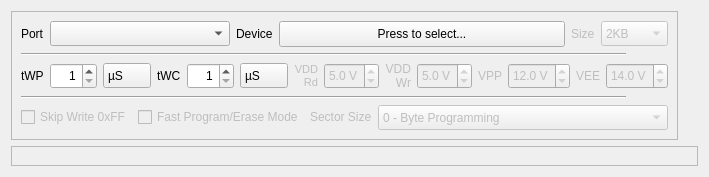
      <widget class="QWidget" name="tabBuffer">
       <attribute name="title">
        <string>Buffer</string>
       </attribute>
       <layout class="QVBoxLayout" name="verticalLayout_13">
        <item>
         <layout class="QHBoxLayout" name="horizontalLayout_20">
          <item>
           <widget class="QFrame" name="frameProgrammer">
            <property name="frameShape">
             <enum>QFrame::StyledPanel</enum>
            </property>
            <property name="frameShadow">
             <enum>QFrame::Raised</enum>
            </property>
            <layout class="QVBoxLayout" name="verticalLayout_17">
             <item>
              <layout class="QVBoxLayout" name="verticalLayout_16">
               <item>
                <layout class="QHBoxLayout" name="horizontalLayout_23">
                 <item>
                  <widget class="QLabel" name="labelProgPort">
                   <property name="sizePolicy">
                    <sizepolicy hsizetype="Fixed" vsizetype="Fixed">
                     <horstretch>0</horstretch>
                     <verstretch>0</verstretch>
                    </sizepolicy>
                   </property>
                   <property name="text">
                    <string>Port</string>
                   </property>
                  </widget>
                 </item>
                 <item>
                  <widget class="QComboBox" name="comboBoxProgPort">
                   <property name="sizePolicy">
                    <sizepolicy hsizetype="Fixed" vsizetype="Fixed">
                     <horstretch>0</horstretch>
                     <verstretch>0</verstretch>
                    </sizepolicy>
                   </property>
                   <property name="minimumSize">
                    <size>
                     <width>180</width>
                     <height>25</height>
                    </size>
                   </property>
                  </widget>
                 </item>
                 <item>
                  <widget class="QLabel" name="labelProgDevice">
                   <property name="sizePolicy">
                    <sizepolicy hsizetype="Fixed" vsizetype="Fixed">
                     <horstretch>0</horstretch>
                     <verstretch>0</verstretch>
                    </sizepolicy>
                   </property>
                   <property name="text">
                    <string>Device</string>
                   </property>
                  </widget>
                 </item>
                 <item>
                  <widget class="QPushButton" name="btnProgDevice">
                   <property name="sizePolicy">
                    <sizepolicy hsizetype="Preferred" vsizetype="Fixed">
                     <horstretch>0</horstretch>
                     <verstretch>0</verstretch>
                    </sizepolicy>
                   </property>
                   <property name="minimumSize">
                    <size>
                     <width>200</width>
                     <height>26</height>
                    </size>
                   </property>
                   <property name="contextMenuPolicy">
                    <enum>Qt::NoContextMenu</enum>
                   </property>
                   <property name="toolTip">
                    <string>Press to select...</string>
                   </property>
                   <property name="styleSheet">
                    <string notr="true"/>
                   </property>
                   <property name="text">
                    <string>Press to select...</string>
                   </property>
                   <property name="flat">
                    <bool>false</bool>
                   </property>
                  </widget>
                 </item>
                 <item>
                  <widget class="QLabel" name="labelProgSize">
                   <property name="enabled">
                    <bool>false</bool>
                   </property>
                   <property name="sizePolicy">
                    <sizepolicy hsizetype="Fixed" vsizetype="Fixed">
                     <horstretch>0</horstretch>
                     <verstretch>0</verstretch>
                    </sizepolicy>
                   </property>
                   <property name="text">
                    <string>Size</string>
                   </property>
                  </widget>
                 </item>
                 <item>
                  <widget class="QComboBox" name="comboBoxProgSize">
                   <property name="enabled">
                    <bool>false</bool>
                   </property>
                   <property name="sizePolicy">
                    <sizepolicy hsizetype="Fixed" vsizetype="Fixed">
                     <horstretch>0</horstretch>
                     <verstretch>0</verstretch>
                    </sizepolicy>
                   </property>
                   <property name="minimumSize">
                    <size>
                     <width>0</width>
                     <height>25</height>
                    </size>
                   </property>
                   <property name="currentText">
                    <string notr="true">2KB</string>
                   </property>
                   <item>
                    <property name="text">
                     <string notr="true">2KB</string>
                    </property>
                   </item>
                   <item>
                    <property name="text">
                     <string notr="true">4KB</string>
                    </property>
                   </item>
                   <item>
                    <property name="text">
                     <string notr="true">8KB</string>
                    </property>
                   </item>
                   <item>
                    <property name="text">
                     <string notr="true">16KB</string>
                    </property>
                   </item>
                   <item>
                    <property name="text">
                     <string notr="true">32KB</string>
                    </property>
                   </item>
                   <item>
                    <property name="text">
                     <string notr="true">64KB</string>
                    </property>
                   </item>
                   <item>
                    <property name="text">
                     <string notr="true">128KB</string>
                    </property>
                   </item>
                   <item>
                    <property name="text">
                     <string notr="true">256KB</string>
                    </property>
                   </item>
                   <item>
                    <property name="text">
                     <string notr="true">512KB</string>
                    </property>
                   </item>
                   <item>
                    <property name="text">
                     <string notr="true">1MB</string>
                    </property>
                   </item>
                   <item>
                    <property name="text">
                     <string notr="true">2MB</string>
                    </property>
                   </item>
                   <item>
                    <property name="text">
                     <string notr="true">4MB</string>
                    </property>
                   </item>
                   <item>
                    <property name="text">
                     <string notr="true">8MB</string>
                    </property>
                   </item>
                   <item>
                    <property name="text">
                     <string notr="true">16MB</string>
                    </property>
                   </item>
                  </widget>
                 </item>
                </layout>
               </item>
               <item>
                <widget class="Line" name="line_8">
                 <property name="sizePolicy">
                  <sizepolicy hsizetype="Fixed" vsizetype="Fixed">
                   <horstretch>0</horstretch>
                   <verstretch>0</verstretch>
                  </sizepolicy>
                 </property>
                 <property name="minimumSize">
                  <size>
                   <width>605</width>
                   <height>0</height>
                  </size>
                 </property>
                 <property name="maximumSize">
                  <size>
                   <width>605</width>
                   <height>16777215</height>
                  </size>
                 </property>
                 <property name="orientation">
                  <enum>Qt::Horizontal</enum>
                 </property>
                </widget>
               </item>
               <item>
                <layout class="QHBoxLayout" name="horizontalLayout_22">
                 <item>
                  <widget class="QLabel" name="labelProgTWP">
                   <property name="sizePolicy">
                    <sizepolicy hsizetype="Fixed" vsizetype="Fixed">
                     <horstretch>0</horstretch>
                     <verstretch>0</verstretch>
                    </sizepolicy>
                   </property>
                   <property name="text">
                    <string notr="true">tWP</string>
                   </property>
                  </widget>
                 </item>
                 <item>
                  <widget class="QSpinBox" name="spinBoxProgTWP">
                   <property name="sizePolicy">
                    <sizepolicy hsizetype="Fixed" vsizetype="Fixed">
                     <horstretch>0</horstretch>
                     <verstretch>0</verstretch>
                    </sizepolicy>
                   </property>
                   <property name="minimumSize">
                    <size>
                     <width>46</width>
                     <height>26</height>
                    </size>
                   </property>
                   <property name="alignment">
                    <set>Qt::AlignRight|Qt::AlignTrailing|Qt::AlignVCenter</set>
                   </property>
                   <property name="buttonSymbols">
                    <enum>QAbstractSpinBox::UpDownArrows</enum>
                   </property>
                   <property name="suffix">
                    <string/>
                   </property>
                   <property name="minimum">
                    <number>1</number>
                   </property>
                   <property name="maximum">
                    <number>999</number>
                   </property>
                   <property name="value">
                    <number>1</number>
                   </property>
                  </widget>
                 </item>
                 <item>
                  <widget class="QComboBox" name="comboBoxProgTWPUnit">
                   <property name="sizePolicy">
                    <sizepolicy hsizetype="Fixed" vsizetype="Fixed">
                     <horstretch>0</horstretch>
                     <verstretch>0</verstretch>
                    </sizepolicy>
                   </property>
                   <property name="minimumSize">
                    <size>
                     <width>38</width>
                     <height>25</height>
                    </size>
                   </property>
                   <property name="toolTip">
                    <string>Press to change unit</string>
                   </property>
                   <property name="styleSheet">
                    <string notr="true">QComboBox::drop-down {border-width: 0px;} QComboBox::down-arrow {image: url(noimg); border-width: 0px;}</string>
                   </property>
                   <property name="currentText">
                    <string notr="true">µS</string>
                   </property>
                   <item>
                    <property name="text">
                     <string notr="true">µS</string>
                    </property>
                   </item>
                   <item>
                    <property name="text">
                     <string notr="true">mS</string>
                    </property>
                   </item>
                  </widget>
                 </item>
                 <item>
                  <widget class="QLabel" name="labelProgTWC">
                   <property name="sizePolicy">
                    <sizepolicy hsizetype="Fixed" vsizetype="Fixed">
                     <horstretch>0</horstretch>
                     <verstretch>0</verstretch>
                    </sizepolicy>
                   </property>
                   <property name="text">
                    <string notr="true">tWC</string>
                   </property>
                  </widget>
                 </item>
                 <item>
                  <widget class="QSpinBox" name="spinBoxProgTWC">
                   <property name="sizePolicy">
                    <sizepolicy hsizetype="Fixed" vsizetype="Fixed">
                     <horstretch>0</horstretch>
                     <verstretch>0</verstretch>
                    </sizepolicy>
                   </property>
                   <property name="minimumSize">
                    <size>
                     <width>46</width>
                     <height>26</height>
                    </size>
                   </property>
                   <property name="alignment">
                    <set>Qt::AlignRight|Qt::AlignTrailing|Qt::AlignVCenter</set>
                   </property>
                   <property name="minimum">
                    <number>1</number>
                   </property>
                   <property name="maximum">
                    <number>999</number>
                   </property>
                   <property name="value">
                    <number>1</number>
                   </property>
                  </widget>
                 </item>
                 <item>
                  <widget class="QComboBox" name="comboBoxProgTWCUnit">
                   <property name="sizePolicy">
                    <sizepolicy hsizetype="Fixed" vsizetype="Fixed">
                     <horstretch>0</horstretch>
                     <verstretch>0</verstretch>
                    </sizepolicy>
                   </property>
                   <property name="minimumSize">
                    <size>
                     <width>38</width>
                     <height>25</height>
                    </size>
                   </property>
                   <property name="toolTip">
                    <string>Press to change unit</string>
                   </property>
                   <property name="styleSheet">
                    <string notr="true">QComboBox::drop-down {border-width: 0px;} QComboBox::down-arrow {image: url(noimg); border-width: 0px;}</string>
                   </property>
                   <property name="currentText">
                    <string notr="true">µS</string>
                   </property>
                   <property name="minimumContentsLength">
                    <number>0</number>
                   </property>
                   <property name="iconSize">
                    <size>
                     <width>18</width>
                     <height>16</height>
                    </size>
                   </property>
                   <property name="frame">
                    <bool>true</bool>
                   </property>
                   <property name="modelColumn">
                    <number>0</number>
                   </property>
                   <item>
                    <property name="text">
                     <string notr="true">µS</string>
                    </property>
                   </item>
                   <item>
                    <property name="text">
                     <string notr="true">mS</string>
                    </property>
                   </item>
                  </widget>
                 </item>
                 <item>
                  <spacer name="horizontalSpacer_14">
                   <property name="orientation">
                    <enum>Qt::Horizontal</enum>
                   </property>
                   <property name="sizeType">
                    <enum>QSizePolicy::Preferred</enum>
                   </property>
                   <property name="sizeHint" stdset="0">
                    <size>
                     <width>0</width>
                     <height>20</height>
                    </size>
                   </property>
                  </spacer>
                 </item>
                 <item>
                  <widget class="QLabel" name="labelProgVDDrd">
                   <property name="enabled">
                    <bool>false</bool>
                   </property>
                   <property name="sizePolicy">
                    <sizepolicy hsizetype="Fixed" vsizetype="Fixed">
                     <horstretch>0</horstretch>
                     <verstretch>0</verstretch>
                    </sizepolicy>
                   </property>
                   <property name="font">
                    <font>
                     <pointsize>8</pointsize>
                     <kerning>true</kerning>
                    </font>
                   </property>
                   <property name="text">
                    <string notr="true">VDD
Rd</string>
                   </property>
                   <property name="textFormat">
                    <enum>Qt::PlainText</enum>
                   </property>
                   <property name="scaledContents">
                    <bool>false</bool>
                   </property>
                   <property name="alignment">
                    <set>Qt::AlignRight|Qt::AlignTrailing|Qt::AlignVCenter</set>
                   </property>
                   <property name="wordWrap">
                    <bool>false</bool>
                   </property>
                   <property name="margin">
                    <number>0</number>
                   </property>
                   <property name="indent">
                    <number>-1</number>
                   </property>
                  </widget>
                 </item>
                 <item>
                  <widget class="QDoubleSpinBox" name="spinBoxProgVDDrd">
                   <property name="enabled">
                    <bool>false</bool>
                   </property>
                   <property name="sizePolicy">
                    <sizepolicy hsizetype="Fixed" vsizetype="Fixed">
                     <horstretch>0</horstretch>
                     <verstretch>0</verstretch>
                    </sizepolicy>
                   </property>
                   <property name="minimumSize">
                    <size>
                     <width>55</width>
                     <height>26</height>
                    </size>
                   </property>
                   <property name="toolTip">
                    <string>Adjust VDD to Read [Caution!]</string>
                   </property>
                   <property name="suffix">
                    <string notr="true"> V</string>
                   </property>
                   <property name="decimals">
                    <number>1</number>
                   </property>
                   <property name="minimum">
                    <double>2.500000000000000</double>
                   </property>
                   <property name="maximum">
                    <double>6.800000000000000</double>
                   </property>
                   <property name="singleStep">
                    <double>0.100000000000000</double>
                   </property>
                   <property name="value">
                    <double>5.000000000000000</double>
                   </property>
                  </widget>
                 </item>
                 <item>
                  <widget class="QLabel" name="labelProgVDDwr">
                   <property name="enabled">
                    <bool>false</bool>
                   </property>
                   <property name="sizePolicy">
                    <sizepolicy hsizetype="Fixed" vsizetype="Fixed">
                     <horstretch>0</horstretch>
                     <verstretch>0</verstretch>
                    </sizepolicy>
                   </property>
                   <property name="text">
                    <string notr="true">VDD
Wr</string>
                   </property>
                   <property name="textFormat">
                    <enum>Qt::PlainText</enum>
                   </property>
                   <property name="alignment">
                    <set>Qt::AlignRight|Qt::AlignTrailing|Qt::AlignVCenter</set>
                   </property>
                   <property name="margin">
                    <number>0</number>
                   </property>
                  </widget>
                 </item>
                 <item>
                  <widget class="QDoubleSpinBox" name="spinBoxProgVDDwr">
                   <property name="enabled">
                    <bool>false</bool>
                   </property>
                   <property name="sizePolicy">
                    <sizepolicy hsizetype="Fixed" vsizetype="Fixed">
                     <horstretch>0</horstretch>
                     <verstretch>0</verstretch>
                    </sizepolicy>
                   </property>
                   <property name="minimumSize">
                    <size>
                     <width>55</width>
                     <height>26</height>
                    </size>
                   </property>
                   <property name="toolTip">
                    <string>Adjust VDD to Program [Caution!]</string>
                   </property>
                   <property name="suffix">
                    <string notr="true"> V</string>
                   </property>
                   <property name="decimals">
                    <number>1</number>
                   </property>
                   <property name="minimum">
                    <double>2.500000000000000</double>
                   </property>
                   <property name="maximum">
                    <double>6.800000000000000</double>
                   </property>
                   <property name="singleStep">
                    <double>0.100000000000000</double>
                   </property>
                   <property name="value">
                    <double>5.000000000000000</double>
                   </property>
                  </widget>
                 </item>
                 <item>
                  <widget class="QLabel" name="labelProgVPP">
                   <property name="enabled">
                    <bool>false</bool>
                   </property>
                   <property name="sizePolicy">
                    <sizepolicy hsizetype="Fixed" vsizetype="Fixed">
                     <horstretch>0</horstretch>
                     <verstretch>0</verstretch>
                    </sizepolicy>
                   </property>
                   <property name="text">
                    <string notr="true">VPP</string>
                   </property>
                  </widget>
                 </item>
                 <item>
                  <widget class="QDoubleSpinBox" name="spinBoxProgVPP">
                   <property name="enabled">
                    <bool>false</bool>
                   </property>
                   <property name="sizePolicy">
                    <sizepolicy hsizetype="Fixed" vsizetype="Fixed">
                     <horstretch>0</horstretch>
                     <verstretch>0</verstretch>
                    </sizepolicy>
                   </property>
                   <property name="minimumSize">
                    <size>
                     <width>55</width>
                     <height>26</height>
                    </size>
                   </property>
                   <property name="toolTip">
                    <string>Adjust VPP to Program [Caution!]</string>
                   </property>
                   <property name="suffix">
                    <string notr="true"> V</string>
                   </property>
                   <property name="decimals">
                    <number>1</number>
                   </property>
                   <property name="minimum">
                    <double>10.000000000000000</double>
                   </property>
                   <property name="maximum">
                    <double>25.000000000000000</double>
                   </property>
                   <property name="singleStep">
                    <double>0.100000000000000</double>
                   </property>
                   <property name="value">
                    <double>12.000000000000000</double>
                   </property>
                  </widget>
                 </item>
                 <item>
                  <widget class="QLabel" name="labelProgVEE">
                   <property name="enabled">
                    <bool>false</bool>
                   </property>
                   <property name="sizePolicy">
                    <sizepolicy hsizetype="Fixed" vsizetype="Fixed">
                     <horstretch>0</horstretch>
                     <verstretch>0</verstretch>
                    </sizepolicy>
                   </property>
                   <property name="text">
                    <string notr="true">VEE</string>
                   </property>
                  </widget>
                 </item>
                 <item>
                  <widget class="QDoubleSpinBox" name="spinBoxProgVEE">
                   <property name="enabled">
                    <bool>false</bool>
                   </property>
                   <property name="sizePolicy">
                    <sizepolicy hsizetype="Fixed" vsizetype="Fixed">
                     <horstretch>0</horstretch>
                     <verstretch>0</verstretch>
                    </sizepolicy>
                   </property>
                   <property name="minimumSize">
                    <size>
                     <width>55</width>
                     <height>26</height>
                    </size>
                   </property>
                   <property name="toolTip">
                    <string>Adjust VPP to Erase [Caution!]</string>
                   </property>
                   <property name="suffix">
                    <string notr="true"> V</string>
                   </property>
                   <property name="decimals">
                    <number>1</number>
                   </property>
                   <property name="minimum">
                    <double>10.000000000000000</double>
                   </property>
                   <property name="maximum">
                    <double>25.000000000000000</double>
                   </property>
                   <property name="singleStep">
                    <double>0.100000000000000</double>
                   </property>
                   <property name="value">
                    <double>14.000000000000000</double>
                   </property>
                  </widget>
                 </item>
                </layout>
               </item>
               <item>
                <widget class="Line" name="line_12">
                 <property name="sizePolicy">
                  <sizepolicy hsizetype="Fixed" vsizetype="Fixed">
                   <horstretch>0</horstretch>
                   <verstretch>0</verstretch>
                  </sizepolicy>
                 </property>
                 <property name="minimumSize">
                  <size>
                   <width>605</width>
                   <height>0</height>
                  </size>
                 </property>
                 <property name="maximumSize">
                  <size>
                   <width>605</width>
                   <height>16777215</height>
                  </size>
                 </property>
                 <property name="orientation">
                  <enum>Qt::Horizontal</enum>
                 </property>
                </widget>
               </item>
               <item>
                <layout class="QHBoxLayout" name="horizontalLayout_21">
                 <item>
                  <widget class="QCheckBox" name="checkBoxProgSkipFF">
                   <property name="enabled">
                    <bool>false</bool>
                   </property>
                   <property name="sizePolicy">
                    <sizepolicy hsizetype="Fixed" vsizetype="Fixed">
                     <horstretch>0</horstretch>
                     <verstretch>0</verstretch>
                    </sizepolicy>
                   </property>
                   <property name="minimumSize">
                    <size>
                     <width>0</width>
                     <height>0</height>
                    </size>
                   </property>
                   <property name="text">
                    <string>Skip Write 0xFF</string>
                   </property>
                  </widget>
                 </item>
                 <item>
                  <widget class="QCheckBox" name="checkBoxProgFast">
                   <property name="enabled">
                    <bool>false</bool>
                   </property>
                   <property name="sizePolicy">
                    <sizepolicy hsizetype="Fixed" vsizetype="Fixed">
                     <horstretch>0</horstretch>
                     <verstretch>0</verstretch>
                    </sizepolicy>
                   </property>
                   <property name="minimumSize">
                    <size>
                     <width>0</width>
                     <height>0</height>
                    </size>
                   </property>
                   <property name="text">
                    <string>Fast Program/Erase Mode</string>
                   </property>
                  </widget>
                 </item>
                 <item>
                  <widget class="QLabel" name="labelProgSectorSize">
                   <property name="enabled">
                    <bool>false</bool>
                   </property>
                   <property name="sizePolicy">
                    <sizepolicy hsizetype="Fixed" vsizetype="Fixed">
                     <horstretch>0</horstretch>
                     <verstretch>0</verstretch>
                    </sizepolicy>
                   </property>
                   <property name="text">
                    <string>Sector Size</string>
                   </property>
                  </widget>
                 </item>
                 <item>
                  <widget class="QComboBox" name="comboBoxProgSectorSize">
                   <property name="enabled">
                    <bool>false</bool>
                   </property>
                   <property name="sizePolicy">
                    <sizepolicy hsizetype="Preferred" vsizetype="Fixed">
                     <horstretch>0</horstretch>
                     <verstretch>0</verstretch>
                    </sizepolicy>
                   </property>
                   <property name="minimumSize">
                    <size>
                     <width>100</width>
                     <height>25</height>
                    </size>
                   </property>
                   <item>
                    <property name="text">
                     <string>0 - Byte Programming</string>
                    </property>
                   </item>
                   <item>
                    <property name="text">
                     <string notr="true">64</string>
                    </property>
                   </item>
                   <item>
                    <property name="text">
                     <string notr="true">128</string>
                    </property>
                   </item>
                   <item>
                    <property name="text">
                     <string notr="true">256</string>
                    </property>
                   </item>
                   <item>
                    <property name="text">
                     <string notr="true">512</string>
                    </property>
                   </item>
                   <item>
                    <property name="text">
                     <string notr="true">1024</string>
                    </property>
                   </item>
                   <item>
                    <property name="text">
                     <string notr="true">2048</string>
                    </property>
                   </item>
                  </widget>
                 </item>
                </layout>
               </item>
              </layout>
             </item>
            </layout>
           </widget>
          </item>
          <item>
           <spacer name="horizontalSpacer_7">
            <property name="orientation">
             <enum>Qt::Horizontal</enum>
            </property>
            <property name="sizeHint" stdset="0">
             <size>
              <width>20</width>
              <height>20</height>
             </size>
            </property>
           </spacer>
          </item>
         </layout>
        </item>
        <item>
         <widget class="QFrame" name="frameEditor">
          <property name="sizePolicy">
           <sizepolicy hsizetype="Preferred" vsizetype="Expanding">
            <horstretch>0</horstretch>
            <verstretch>0</verstretch>
           </sizepolicy>
          </property>
          <property name="frameShape">
           <enum>QFrame::StyledPanel</enum>
          </property>
          <property name="frameShadow">
           <enum>QFrame::Raised</enum>
          </property>
          <layout class="QHBoxLayout" name="horizontalLayout_26"/>
         </widget>
        </item>
       </layout>
      </widget>
